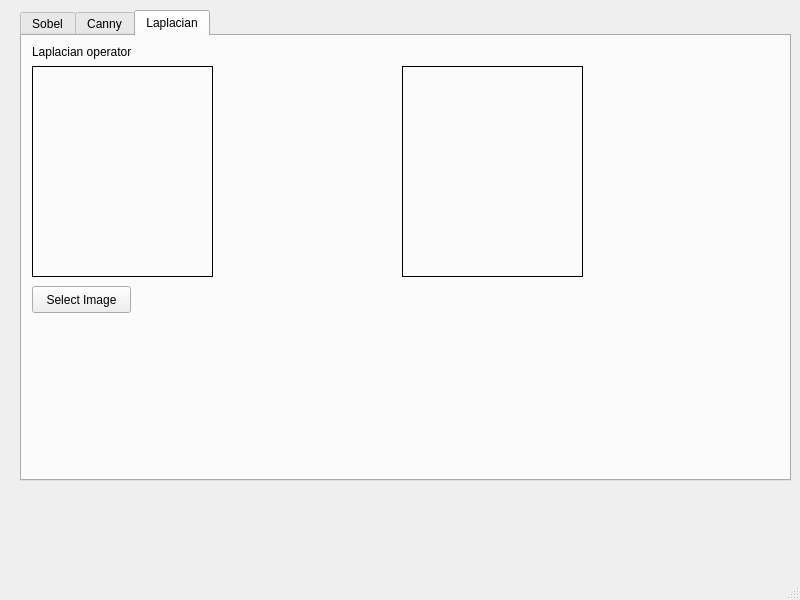
<?xml version="1.0" encoding="UTF-8"?>
<ui version="4.0">
 <class>EdgeDetectWindow</class>
 <widget class="QMainWindow" name="EdgeDetectWindow">
  <property name="geometry">
   <rect>
    <x>0</x>
    <y>0</y>
    <width>800</width>
    <height>600</height>
   </rect>
  </property>
  <property name="windowTitle">
   <string>MainWindow</string>
  </property>
  <widget class="QWidget" name="centralwidget">
   <widget class="QTabWidget" name="TabWidget">
    <property name="geometry">
     <rect>
      <x>20</x>
      <y>10</y>
      <width>771</width>
      <height>471</height>
     </rect>
    </property>
    <property name="currentIndex">
     <number>2</number>
    </property>
    <widget class="QWidget" name="Sobel">
     <attribute name="title">
      <string>Sobel</string>
     </attribute>
     <widget class="QLabel" name="label">
      <property name="geometry">
       <rect>
        <x>10</x>
        <y>0</y>
        <width>251</width>
        <height>31</height>
       </rect>
      </property>
      <property name="text">
       <string>Sobel Filter</string>
      </property>
      <property name="scaledContents">
       <bool>false</bool>
      </property>
     </widget>
     <widget class="QLabel" name="sobelImage1">
      <property name="geometry">
       <rect>
        <x>10</x>
        <y>30</y>
        <width>181</width>
        <height>211</height>
       </rect>
      </property>
      <property name="frameShape">
       <enum>QFrame::Box</enum>
      </property>
      <property name="text">
       <string/>
      </property>
     </widget>
     <widget class="QPushButton" name="SelectButton">
      <property name="geometry">
       <rect>
        <x>10</x>
        <y>250</y>
        <width>99</width>
        <height>27</height>
       </rect>
      </property>
      <property name="text">
       <string>Select Image</string>
      </property>
     </widget>
     <widget class="QLabel" name="sobelImage2">
      <property name="geometry">
       <rect>
        <x>380</x>
        <y>30</y>
        <width>181</width>
        <height>211</height>
       </rect>
      </property>
      <property name="frameShape">
       <enum>QFrame::Box</enum>
      </property>
      <property name="text">
       <string/>
      </property>
     </widget>
     <widget class="QLabel" name="text3">
      <property name="geometry">
       <rect>
        <x>480</x>
        <y>260</y>
        <width>91</width>
        <height>17</height>
       </rect>
      </property>
      <property name="text">
       <string>Threshold</string>
      </property>
     </widget>
     <widget class="QSlider" name="horizontalSlider">
      <property name="geometry">
       <rect>
        <x>320</x>
        <y>250</y>
        <width>160</width>
        <height>29</height>
       </rect>
      </property>
      <property name="maximum">
       <number>255</number>
      </property>
      <property name="orientation">
       <enum>Qt::Horizontal</enum>
      </property>
     </widget>
     <widget class="QSlider" name="horizontalSlider_2">
      <property name="geometry">
       <rect>
        <x>320</x>
        <y>280</y>
        <width>160</width>
        <height>29</height>
       </rect>
      </property>
      <property name="maximum">
       <number>255</number>
      </property>
      <property name="sliderPosition">
       <number>255</number>
      </property>
      <property name="orientation">
       <enum>Qt::Horizontal</enum>
      </property>
     </widget>
     <widget class="QLabel" name="text2">
      <property name="geometry">
       <rect>
        <x>480</x>
        <y>280</y>
        <width>91</width>
        <height>17</height>
       </rect>
      </property>
      <property name="text">
       <string>Max Value</string>
      </property>
     </widget>
    </widget>
    <widget class="QWidget" name="Canny">
     <attribute name="title">
      <string>Canny</string>
     </attribute>
     <widget class="QLabel" name="cannyImage1">
      <property name="geometry">
       <rect>
        <x>10</x>
        <y>30</y>
        <width>181</width>
        <height>211</height>
       </rect>
      </property>
      <property name="frameShape">
       <enum>QFrame::Box</enum>
      </property>
      <property name="text">
       <string/>
      </property>
     </widget>
     <widget class="QLabel" name="cannyImage2">
      <property name="geometry">
       <rect>
        <x>380</x>
        <y>30</y>
        <width>181</width>
        <height>211</height>
       </rect>
      </property>
      <property name="frameShape">
       <enum>QFrame::Box</enum>
      </property>
      <property name="text">
       <string/>
      </property>
     </widget>
     <widget class="QLabel" name="label_2">
      <property name="geometry">
       <rect>
        <x>10</x>
        <y>0</y>
        <width>251</width>
        <height>31</height>
       </rect>
      </property>
      <property name="text">
       <string>Cany Edge Detection</string>
      </property>
      <property name="scaledContents">
       <bool>false</bool>
      </property>
     </widget>
     <widget class="QPushButton" name="SelectButton_2">
      <property name="geometry">
       <rect>
        <x>10</x>
        <y>250</y>
        <width>99</width>
        <height>27</height>
       </rect>
      </property>
      <property name="text">
       <string>Select Image</string>
      </property>
     </widget>
     <widget class="QSlider" name="horizontalSlider_3">
      <property name="geometry">
       <rect>
        <x>320</x>
        <y>280</y>
        <width>160</width>
        <height>29</height>
       </rect>
      </property>
      <property name="maximum">
       <number>255</number>
      </property>
      <property name="sliderPosition">
       <number>255</number>
      </property>
      <property name="orientation">
       <enum>Qt::Horizontal</enum>
      </property>
     </widget>
     <widget class="QLabel" name="text3_2">
      <property name="geometry">
       <rect>
        <x>480</x>
        <y>260</y>
        <width>91</width>
        <height>17</height>
       </rect>
      </property>
      <property name="text">
       <string>Threshold</string>
      </property>
     </widget>
     <widget class="QLabel" name="text2_2">
      <property name="geometry">
       <rect>
        <x>480</x>
        <y>280</y>
        <width>91</width>
        <height>17</height>
       </rect>
      </property>
      <property name="text">
       <string>Threshold 2</string>
      </property>
     </widget>
     <widget class="QSlider" name="horizontalSlider_4">
      <property name="geometry">
       <rect>
        <x>320</x>
        <y>250</y>
        <width>160</width>
        <height>29</height>
       </rect>
      </property>
      <property name="maximum">
       <number>255</number>
      </property>
      <property name="orientation">
       <enum>Qt::Horizontal</enum>
      </property>
     </widget>
    </widget>
    <widget class="QWidget" name="Laplacian">
     <attribute name="title">
      <string>Laplacian</string>
     </attribute>
     <widget class="QLabel" name="label_7">
      <property name="geometry">
       <rect>
        <x>10</x>
        <y>0</y>
        <width>251</width>
        <height>31</height>
       </rect>
      </property>
      <property name="text">
       <string>Laplacian operator</string>
      </property>
      <property name="scaledContents">
       <bool>false</bool>
      </property>
     </widget>
     <widget class="QPushButton" name="laplaceButton">
      <property name="geometry">
       <rect>
        <x>10</x>
        <y>250</y>
        <width>99</width>
        <height>27</height>
       </rect>
      </property>
      <property name="text">
       <string>Select Image</string>
      </property>
     </widget>
     <widget class="QLabel" name="laplaceImage2">
      <property name="geometry">
       <rect>
        <x>380</x>
        <y>30</y>
        <width>181</width>
        <height>211</height>
       </rect>
      </property>
      <property name="frameShape">
       <enum>QFrame::Box</enum>
      </property>
      <property name="text">
       <string/>
      </property>
     </widget>
     <widget class="QLabel" name="laplaceImage1">
      <property name="geometry">
       <rect>
        <x>10</x>
        <y>30</y>
        <width>181</width>
        <height>211</height>
       </rect>
      </property>
      <property name="frameShape">
       <enum>QFrame::Box</enum>
      </property>
      <property name="text">
       <string/>
      </property>
     </widget>
    </widget>
   </widget>
  </widget>
  <widget class="QMenuBar" name="menubar">
   <property name="geometry">
    <rect>
     <x>0</x>
     <y>0</y>
     <width>800</width>
     <height>25</height>
    </rect>
   </property>
  </widget>
  <widget class="QStatusBar" name="statusbar"/>
 </widget>
 <resources/>
 <connections/>
</ui>
